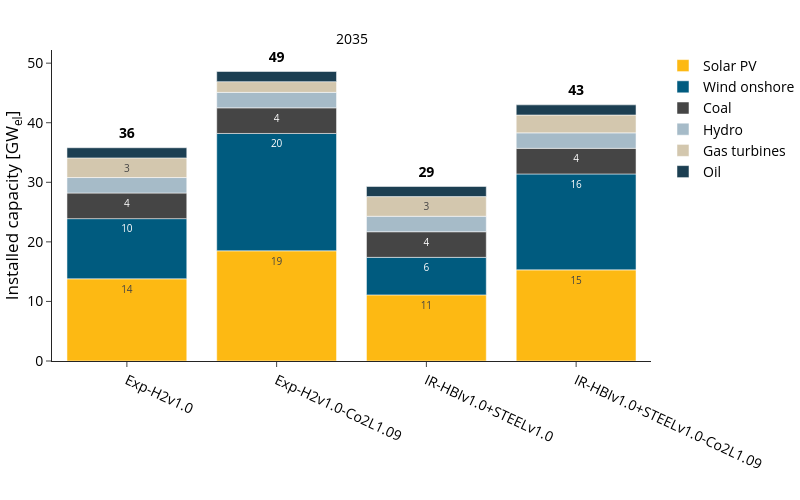

Notebook source saved alongside this figure:
### Code cell
fig_name = "electricity_installed_capacity_GW"
fig = px.bar(
    df, 
    **fig_kwargs,
    #barmode="stack",
    color_discrete_map=colors["electricity"],
    category_orders={
        "variable":list(colors["electricity"].keys()),
        "scen": scen_order
        },
    #facet_col_spacing=0.1,
    #range_y=(0,supply_sum_df.max().value*1.1),
    labels={"value":"Installed capacity [GW<sub>el</sub>]","year":"",
            "variable":"",
            "scen":""},
)
update_layout(fig)

# Add totals for installed capacity
fig = add_totals_to_plot(fig, supply_sum_df, textfont_size=14)

print("Totals per scenario and year:", supply_sum_df)
fig.show()
save_plotly_fig(df, fig, sdir, f"{idx_group_name}_{fig_name}")

### Figure 1 — Plotly figure (JSON) as saved in the notebook; plotly's stock layout.template omitted (floating-point values rounded to 4 significant figures)
{"data": [{"hovertemplate": "=%{x}<br>Installed capacity [GW<sub>el</sub>]=%{text}<extra></extra>", "legendgroup": "Solar PV", "marker": {"color": "#fdb913", "pattern": {"shape": ""}}, "name": "Solar PV", "orientation": "v", "showlegend": true, "text": [13.8, 18.5, 11.1, 15.3], "textangle": 0, "textposition": "inside", "texttemplate": "%{y:.0f}", "type": "bar", "x": ["Exp-H2v1.0", "Exp-H2v1.0-Co2L1.09", "IR-HBIv1.0+STEELv1.0", "IR-HBIv1.0+STEELv1.0-Co2L1.09"], "xaxis": "x", "y": [13.8, 18.5, 11.1, 15.3], "yaxis": "y"}, {"hovertemplate": "=%{x}<br>Installed capacity [GW<sub>el</sub>]=%{text}<extra></extra>", "legendgroup": "Wind onshore", "marker": {"color": "#005b7f", "pattern": {"shape": ""}}, "name": "Wind onshore", "orientation": "v", "showlegend": true, "text": [10.1, 19.7, 6.3, 16.1], "textangle": 0, "textposition": "inside", "texttemplate": "%{y:.0f}", "type": "bar", "x": ["Exp-H2v1.0", "Exp-H2v1.0-Co2L1.09", "IR-HBIv1.0+STEELv1.0", "IR-HBIv1.0+STEELv1.0-Co2L1.09"], "xaxis": "x", "y": [10.1, 19.7, 6.3, 16.1], "yaxis": "y"}, {"hovertemplate": "=%{x}<br>Installed capacity [GW<sub>el</sub>]=%{text}<extra></extra>", "legendgroup": "Coal", "marker": {"color": "#454545", "pattern": {"shape": ""}}, "name": "Coal", "orientation": "v", "showlegend": true, "text": [4.3, 4.3, 4.3, 4.3], "textangle": 0, "textposition": "inside", "texttemplate": "%{y:.0f}", "type": "bar", "x": ["Exp-H2v1.0", "Exp-H2v1.0-Co2L1.09", "IR-HBIv1.0+STEELv1.0", "IR-HBIv1.0+STEELv1.0-Co2L1.09"], "xaxis": "x", "y": [4.3, 4.3, 4.3, 4.3], "yaxis": "y"}, {"hovertemplate": "=%{x}<br>Installed capacity [GW<sub>el</sub>]=%{text}<extra></extra>", "legendgroup": "Hydro", "marker": {"color": "#a6bbc8", "pattern": {"shape": ""}}, "name": "Hydro", "orientation": "v", "showlegend": true, "text": [2.6, 2.6, 2.6, 2.6], "textangle": 0, "textposition": "inside", "texttemplate": "%{y:.0f}", "type": "bar", "x": ["Exp-H2v1.0", "Exp-H2v1.0-Co2L1.09", "IR-HBIv1.0+STEELv1.0", "IR-HBIv1.0+STEELv1.0-Co2L1.09"], "xaxis": "x", "y": [2.6, 2.6, 2.6, 2.6], "yaxis": "y"}, {"hovertemplate": "=%{x}<br>Installed capacity [GW<sub>el</sub>]=%{text}<extra></extra>", "legendgroup": "Gas turbines", "marker": {"color": "#d3c7ae", "pattern": {"shape": ""}}, "name": "Gas turbines", "orientation": "v", "showlegend": true, "text": [3.3, 1.8, 3.3, 3.0], "textangle": 0, "textposition": "inside", "texttemplate": "%{y:.0f}", "type": "bar", "x": ["Exp-H2v1.0", "Exp-H2v1.0-Co2L1.09", "IR-HBIv1.0+STEELv1.0", "IR-HBIv1.0+STEELv1.0-Co2L1.09"], "xaxis": "x", "y": [3.3, 1.8, 3.3, 3.0], "yaxis": "y"}, {"hovertemplate": "=%{x}<br>Installed capacity [GW<sub>el</sub>]=%{text}<extra></extra>", "legendgroup": "Oil", "marker": {"color": "#1c3f52", "pattern": {"shape": ""}}, "name": "Oil", "orientation": "v", "showlegend": true, "text": [1.7, 1.7, 1.7, 1.7], "textangle": 0, "textposition": "inside", "texttemplate": "%{y:.0f}", "type": "bar", "x": ["Exp-H2v1.0", "Exp-H2v1.0-Co2L1.09", "IR-HBIv1.0+STEELv1.0", "IR-HBIv1.0+STEELv1.0-Co2L1.09"], "xaxis": "x", "y": [1.7, 1.7, 1.7, 1.7], "yaxis": "y"}, {"hoverinfo": "skip", "mode": "text", "showlegend": false, "text": ["36", "49", "29", "43"], "textfont": {"color": "black", "size": 14, "weight": "bold"}, "textposition": "top center", "type": "scatter", "x": ["Exp-H2v1.0", "Exp-H2v1.0-Co2L1.09", "IR-HBIv1.0+STEELv1.0", "IR-HBIv1.0+STEELv1.0-Co2L1.09"], "xaxis": "x", "y": [36.8, 49.6, 30.3, 44.0], "yaxis": "y"}], "layout": {"annotations": [{"font": {}, "showarrow": false, "text": "2035", "x": 0.5, "xanchor": "center", "xref": "paper", "y": 1, "yanchor": "bottom", "yref": "paper"}], "barmode": "relative", "height": 500, "legend": {"title": {"text": ""}, "tracegroupgap": 0}, "width": 800, "xaxis": {"anchor": "y", "categoryarray": ["Exp-H2v1.0", "Exp-H2v1.0-Co2L1.09", "IR-HBIv1.0+STEELv1.0", "IR-HBIv1.0+STEELv1.0-Co2L1.09"], "categoryorder": "array", "domain": [0, 1], "tickangle": 25, "title": {"text": ""}}, "yaxis": {"anchor": "x", "domain": [0, 1], "title": {"text": "Installed capacity [GW<sub>el</sub>]"}}}}
